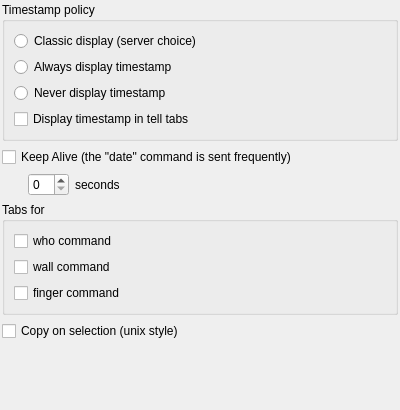
<ui version="4.0" >
 <class>MiscSettings</class>
 <widget class="QWidget" name="MiscSettings" >
  <property name="geometry" >
   <rect>
    <x>0</x>
    <y>0</y>
    <width>400</width>
    <height>410</height>
   </rect>
  </property>
  <property name="windowTitle" >
   <string>Form</string>
  </property>
  <layout class="QGridLayout" name="gridLayout_3" >
   <property name="margin" >
    <number>2</number>
   </property>
   <item row="0" column="0" >
    <widget class="QGroupBox" name="groupBoxTimeStampPolicy" >
     <property name="title" >
      <string>Timestamp policy</string>
     </property>
     <layout class="QGridLayout" name="gridLayout" >
      <item row="0" column="0" colspan="2" >
       <widget class="QRadioButton" name="radioButtonTimestampClassic" >
        <property name="text" >
         <string>Classic display (server choice)</string>
        </property>
       </widget>
      </item>
      <item row="1" column="0" colspan="2" >
       <widget class="QRadioButton" name="radioButtonTimestampAlways" >
        <property name="text" >
         <string>Always display timestamp</string>
        </property>
       </widget>
      </item>
      <item rowspan="2" row="2" column="0" colspan="2" >
       <widget class="QRadioButton" name="radioButtonTimestampNever" >
        <property name="text" >
         <string>Never display timestamp</string>
        </property>
       </widget>
      </item>
      <item row="4" column="0" >
       <widget class="QCheckBox" name="checkBoxTimestampInTells" >
        <property name="text" >
         <string>Display timestamp in tell tabs</string>
        </property>
       </widget>
      </item>
     </layout>
    </widget>
   </item>
   <item row="1" column="0" >
    <widget class="QCheckBox" name="checkBoxKeepAlive" >
     <property name="text" >
      <string>Keep Alive (the "date" command is sent frequently)</string>
     </property>
    </widget>
   </item>
   <item row="2" column="0" >
    <layout class="QHBoxLayout" name="horizontalLayout" >
     <item>
      <widget class="QWidget" native="1" name="widget" >
       <property name="minimumSize" >
        <size>
         <width>20</width>
         <height>0</height>
        </size>
       </property>
       <property name="maximumSize" >
        <size>
         <width>20</width>
         <height>16777215</height>
        </size>
       </property>
      </widget>
     </item>
     <item>
      <widget class="QSpinBox" name="spinBoxKeepAlive" />
     </item>
     <item>
      <widget class="QLabel" name="labelKeepAlive" >
       <property name="text" >
        <string>seconds</string>
       </property>
      </widget>
     </item>
     <item>
      <spacer name="horizontalSpacer" >
       <property name="orientation" >
        <enum>Qt::Horizontal</enum>
       </property>
       <property name="sizeHint" stdset="0" >
        <size>
         <width>40</width>
         <height>20</height>
        </size>
       </property>
      </spacer>
     </item>
    </layout>
   </item>
   <item row="3" column="0" >
    <widget class="QGroupBox" name="groupBoxTabs" >
     <property name="title" >
      <string>Tabs for</string>
     </property>
     <layout class="QGridLayout" name="gridLayout_2" >
      <item row="0" column="0" >
       <widget class="QCheckBox" name="checkBoxTabForWho" >
        <property name="text" >
         <string>who command</string>
        </property>
       </widget>
      </item>
      <item row="1" column="0" >
       <widget class="QCheckBox" name="checkBoxTabForWall" >
        <property name="text" >
         <string>wall command</string>
        </property>
       </widget>
      </item>
      <item row="2" column="0" >
       <widget class="QCheckBox" name="checkBoxTabForFinger" >
        <property name="text" >
         <string>finger command</string>
        </property>
       </widget>
      </item>
     </layout>
    </widget>
   </item>
   <item row="4" column="0" >
    <widget class="QCheckBox" name="checkBoxCopyOnSelection" >
     <property name="text" >
      <string>Copy on selection (unix style)</string>
     </property>
    </widget>
   </item>
   <item row="5" column="0" >
    <spacer name="verticalSpacer" >
     <property name="orientation" >
      <enum>Qt::Vertical</enum>
     </property>
     <property name="sizeHint" stdset="0" >
      <size>
       <width>20</width>
       <height>34</height>
      </size>
     </property>
    </spacer>
   </item>
  </layout>
 </widget>
 <resources/>
 <connections/>
</ui>
